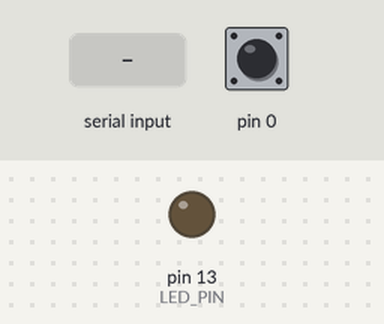
This sketch was run on a simulated Arduino Uno, built for the host (arithmetic inside an expression is 32-bit, double 64-bit). Shown: output pins drawn as LEDs (lit = HIGH). Dashed ring = blinking. Inputs (shaded band) come from the test bench; at power-on: pin 0 HIGH. What the sketch prints to the serial monitor is not drawn.

Above: at 1.2 s.
1.3 s: pin 0 pulled LOW for 0.15 s
At 1.43 s:
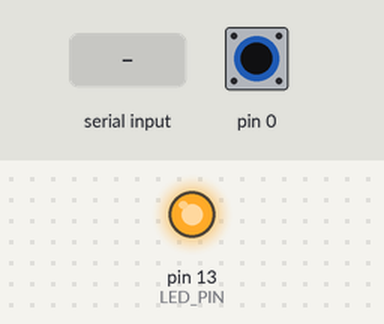
3.0 s: "s\n" received over Serial
4.5 s: "r\n" received over Serial
6.0 s: pin 0 pulled LOW for 3.2 s
At 10.3 s:
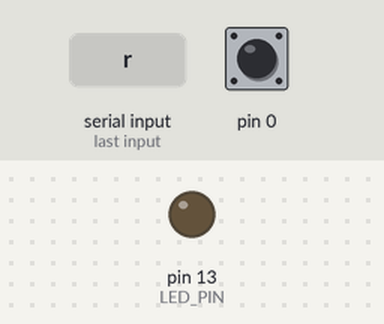
10.7 s: "a\n" received over Serial
12.2 s: pin 0 pulled LOW for 1 s
At 12.41 s:
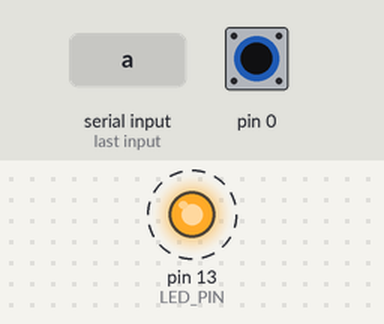
Timing chart, 0 to 16.8 s (numbered marks = the images above; inputs shaded):
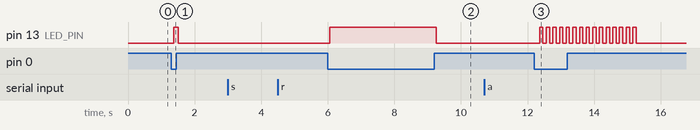

The sketch:

TiltSwitch.ino
```cpp
/*
 * 각도 스위치 모듈 테스트 (KY-020 Tilt Switch Module)
 * 보드: NUCLEO-F103RB (STM32F103RBT6)
 * 환경: Arduino IDE with STM32duino
 *
 * 핀 연결:
 *   - VCC: 3.3V 또는 5V
 *   - GND: GND
 *   - Signal: PA0
 */

#define TILT_PIN PA0         // 각도 스위치 입력
#define LED_PIN LED_BUILTIN  // 내장 LED (PA5)

// 상태 변수
bool tiltState = false;
bool lastTiltState = false;
unsigned long lastDebounceTime = 0;
const unsigned long debounceDelay = 50;

// 통계
unsigned long tiltCount = 0;
unsigned long lastTiltTime = 0;
unsigned long totalTiltTime = 0;
bool isTiming = false;

// 안정성 감지
int stabilityCounter = 0;
const int STABILITY_THRESHOLD = 100;  // 100회 연속 같은 상태면 안정
bool isStable = false;

// 경보 모드
bool alarmMode = false;
bool alarmTriggered = false;
unsigned long alarmStartTime = 0;

void setup() {
  Serial.begin(115200);
  while (!Serial) {
    ;
  }

  pinMode(TILT_PIN, INPUT_PULLUP);
  pinMode(LED_PIN, OUTPUT);

  Serial.println("================================");
  Serial.println("각도 스위치 모듈 테스트");
  Serial.println("NUCLEO-F103RB");
  Serial.println("================================");
  Serial.println();
  Serial.println("명령어:");
  Serial.println("  s: 상태 및 통계 출력");
  Serial.println("  r: 통계 리셋");
  Serial.println("  a: 경보 모드 토글");
  Serial.println();
  Serial.println("모듈을 기울여보세요!");
  Serial.println();
}

void loop() {
  // 시리얼 명령 처리
  if (Serial.available() > 0) {
    char cmd = Serial.read();
    processCommand(cmd);
  }

  // 각도 스위치 상태 읽기
  bool reading = digitalRead(TILT_PIN);

  // 안정성 체크
  static bool prevReading = reading;
  if (reading == prevReading) {
    stabilityCounter++;
    if (stabilityCounter >= STABILITY_THRESHOLD && !isStable) {
      isStable = true;
      Serial.println("[상태] 안정됨");
    }
  } else {
    stabilityCounter = 0;
    if (isStable) {
      isStable = false;
      Serial.println("[상태] 움직임 감지");
    }
  }
  prevReading = reading;

  // 디바운싱
  if (reading != lastTiltState) {
    lastDebounceTime = millis();
  }

  if ((millis() - lastDebounceTime) > debounceDelay) {
    if (reading != tiltState) {
      tiltState = reading;

      if (tiltState == LOW) {
        // 기울어짐 (스위치 ON)
        tiltCount++;
        lastTiltTime = millis();
        isTiming = true;
        digitalWrite(LED_PIN, HIGH);

        Serial.print("[감지] 기울어짐! (총 ");
        Serial.print(tiltCount);
        Serial.println("회)");

        // 경보 모드에서 경보 발동
        if (alarmMode && !alarmTriggered) {
          triggerAlarm();
        }
      } else {
        // 원위치 (스위치 OFF)
        if (isTiming) {
          unsigned long tiltDuration = millis() - lastTiltTime;
          totalTiltTime += tiltDuration;
          isTiming = false;

          Serial.print("[감지] 원위치 (기울어진 시간: ");
          Serial.print(tiltDuration);
          Serial.println("ms)");
        }
        digitalWrite(LED_PIN, LOW);
      }
    }
  }

  lastTiltState = reading;

  // 경보 처리
  if (alarmTriggered) {
    handleAlarm();
  }

  delay(10);
}

void processCommand(char cmd) {
  switch (cmd) {
    case 's':
    case 'S':
      printStatus();
      break;

    case 'r':
    case 'R':
      resetStats();
      break;

    case 'a':
    case 'A':
      alarmMode = !alarmMode;
      Serial.print("[설정] 경보 모드: ");
      Serial.println(alarmMode ? "ON" : "OFF");
      break;

    default:
      if (cmd != '\n' && cmd != '\r') {
        Serial.println("알 수 없는 명령입니다.");
      }
      break;
  }
}

void printStatus() {
  Serial.println();
  Serial.println("========== 상태 정보 ==========");
  Serial.print("현재 상태: ");
  Serial.println(tiltState == LOW ? "기울어짐" : "정위치");
  Serial.print("안정 상태: ");
  Serial.println(isStable ? "안정" : "불안정");
  Serial.println();
  Serial.println("========== 통계 정보 ==========");
  Serial.print("총 기울임 횟수: ");
  Serial.println(tiltCount);
  Serial.print("총 기울어진 시간: ");
  Serial.print(totalTiltTime / 1000.0, 2);
  Serial.println("초");
  if (tiltCount > 0) {
    Serial.print("평균 기울임 시간: ");
    Serial.print((totalTiltTime / tiltCount) / 1000.0, 2);
    Serial.println("초");
  }
  Serial.print("경보 모드: ");
  Serial.println(alarmMode ? "ON" : "OFF");
  Serial.println("================================");
  Serial.println();
}

void resetStats() {
  tiltCount = 0;
  totalTiltTime = 0;
  Serial.println("[설정] 통계 리셋 완료");
}

void triggerAlarm() {
  alarmTriggered = true;
  alarmStartTime = millis();
  Serial.println();
  Serial.println("🚨 [경보] 기울기 감지! 🚨");
}

void handleAlarm() {
  unsigned long elapsed = millis() - alarmStartTime;

  if (elapsed < 3000) {
    // 3초간 빠른 LED 깜빡임
    digitalWrite(LED_PIN, (elapsed / 100) % 2);
  } else {
    alarmTriggered = false;
    digitalWrite(LED_PIN, tiltState == LOW ? HIGH : LOW);
    Serial.println("[경보] 경보 종료");
  }
}
```

Measured:
- after the input at 1.3 s, pin 13 (LED_PIN): LOW → HIGH after 0.07 s, → LOW 0.14 s later
- after the input at 3.0 s, every drawn part: stays the same
- after the input at 4.5 s, every drawn part: stays the same
- after the input at 6.0 s, pin 13 (LED_PIN): LOW → HIGH after 0.05 s, → LOW 3.2 s later
- after the input at 10.7 s, every drawn part: stays the same
- after the input at 12.2 s, pin 13 (LED_PIN): alternates HIGH for 0.10 s and LOW for 0.10 s, 30 changes in all, then stays LOW, starting after 0.16 s
